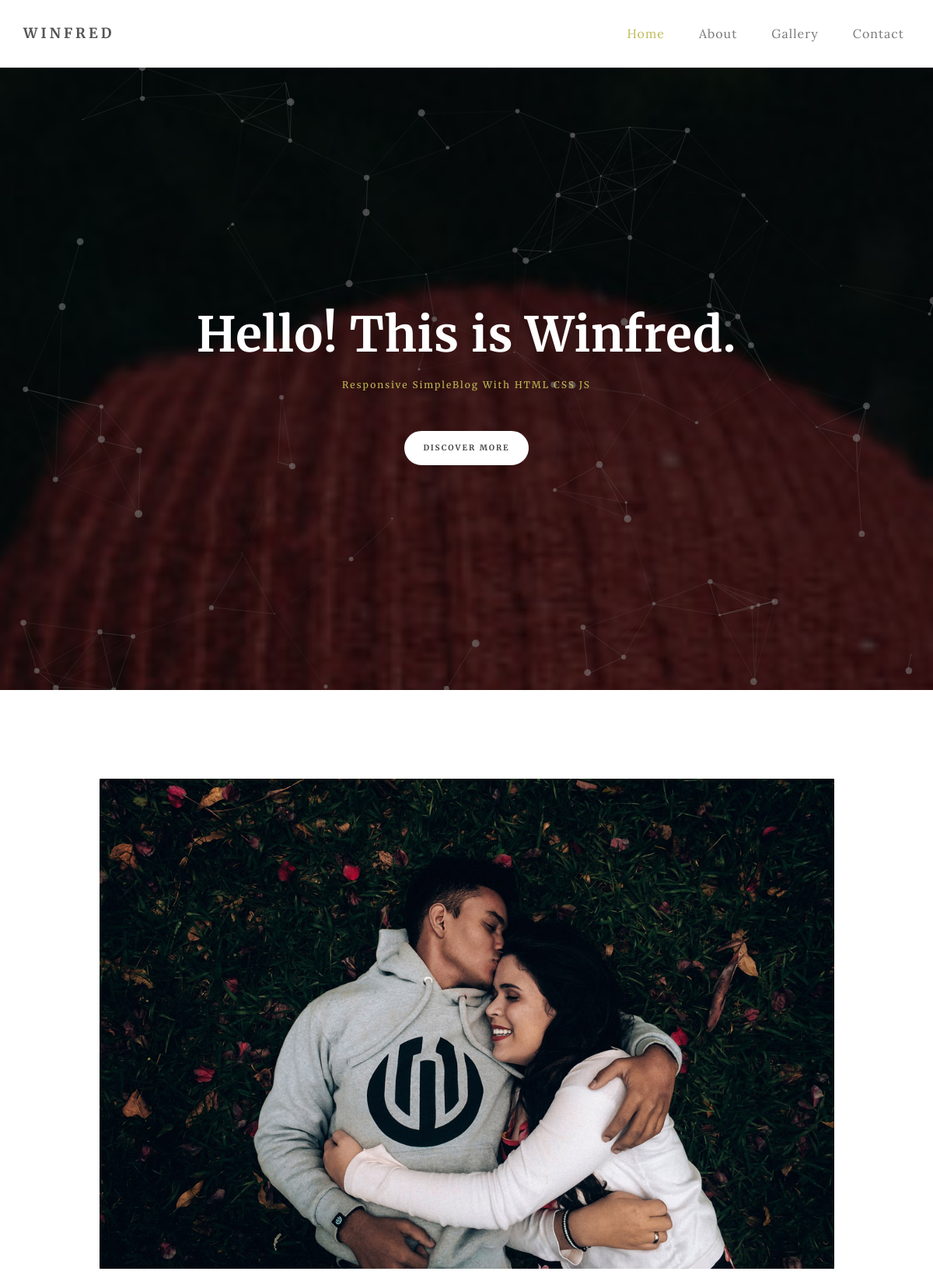
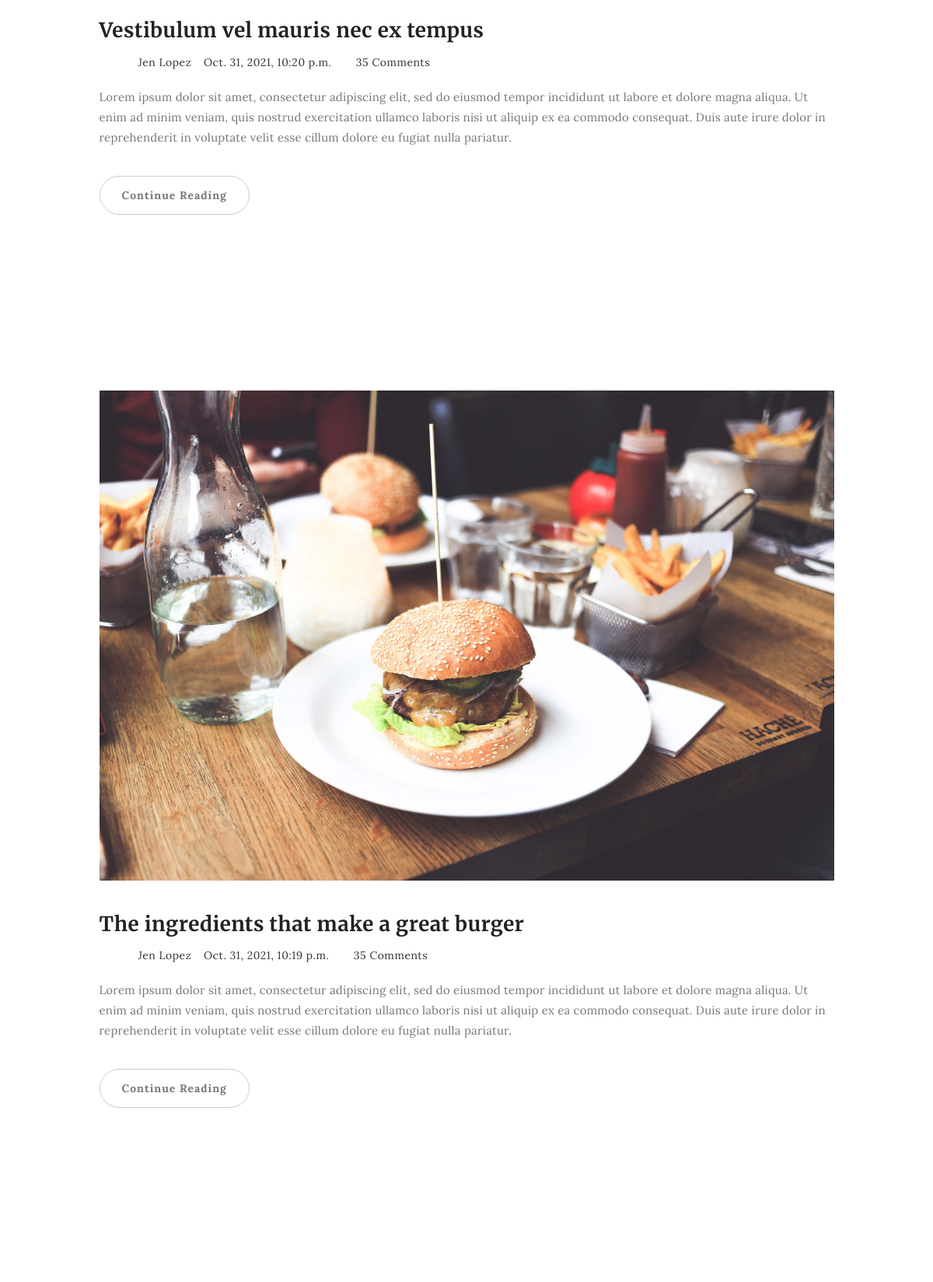
The page / (upper part) on the database its author committed (2 pictures, top to bottom).
### blog/models.py (models this page shows)
class Post(models.Model):
    author = models.CharField(max_length=100)
    image = models.ImageField(upload_to = 'images')
    title = models.CharField(max_length=100)
    content = models.TextField()
    date_posted = models.DateTimeField(default=timezone.now)

### blog/views.py (the view)
# urls.py: path('', views.Index.as_view(), name='index'),
class Index(ListView):
    model = Post
    context_object_name = 'posts'
    template_name = 'blog/index.html'
    ordering = ['-date_posted']

### blog/templates/blog/index.html (shortened to what this page needs)
{% load static %}
<!DOCTYPE html>
<html lang="en">
<head>
<link rel="stylesheet" href="{% static 'blog/bootstrap.min.css' %}">
<link rel="stylesheet" href="{% static 'blog/font-awesome.min.css' %} ">
<link rel="stylesheet" href="{% static 'blog/style.css' %}">
</head>
<body>
<div class="navbar navbar-default navbar-static-top" role="navigation">
     <div class="container">
          <div class="navbar-header">
               <a href="index.html" class="navbar-brand">Winfred</a>
          </div>
          <div class="collapse navbar-collapse">
               <ul class="nav navbar-nav navbar-right">
                    <li class="active"><a href="{% url 'index' %}">Home</a></li>
                    <li><a href="{% url 'about' %}">About</a></li>
                    <li><a href="{% url 'gallery' %}">Gallery</a></li>
                    <li><a href="{% url 'contact' %}">Contact</a></li>
               </ul>
          </div>
  </div>
</div>
<section id="home" class="main-home parallax-section">
     <div id="particles-js"></div>
     <div class="container">
          <div class="row">
               <div class="col-md-12 col-sm-12">
               {% block header %}
                    <h1>Hello! This is Winfred.</h1>
                    <h4>Responsive SimpleBlog With HTML CSS JS</h4>
                    <a href="#blog" class="smoothScroll btn btn-default">Discover More</a>
               {% endblock header %}
               </div>
          </div>
     </div>
</section>
{% block content %}
{% for post in posts %}
     <section id="blog">
          <div class="container">
               <div class="row">
                    <div class="col-md-offset-1 col-md-10 col-sm-12">
                         <div class="blog-post-thumb">
                              <div class="blog-post-image">
                                   <a href="{% url 'comment-page' %}">
                                        <img src="{{post.image.url}}" class="img-responsive" alt="Blog Image">
                                   </a>
                              </div>
                              <div class="blog-post-title">
                                   <h3><a href="{% url 'comment-page' %}">{{post.title}}</a></h3>
                              </div>
                              <div class="blog-post-format">
                                   <span><a href="#"><img src="{{profile.image.url}}" class="img-responsive img-circle"> Jen Lopez</a></span>
                                   <span>{{post.date_posted}}</span>
                                   <span><a href="#"><i class="fa fa-comment-o"></i> 35 Comments</a></span>
                              </div>
                              <div class="blog-post-des">
                                   <p>{{post.content}}</p>
                                   <a href="{% url 'comment-page' %}" class="btn btn-default">Continue Reading</a>
                              </div>
                         </div>
                    </div>
               </div>
          </div>
     </section>
{% endfor %}
{% endblock content %}
</body>
</html>

### blog/static/blog/style.css (style rules this page uses)
body { background: #ffffff; font-family: 'Lora', serif; font-style: normal; font-weight: 300; overflow-x: hidden; }
h1,h2,h3,h4,h5,h6 { font-family: 'Merriweather', serif; font-style: normal; font-weight: bold; letter-spacing: 0.5px; }
h1 { font-size: 62px; padding-bottom: 14px; margin-bottom: 0px; }
h2,h3 { padding-bottom: 6px; }
h3 { font-size: 26px; }
h4 { color: #666; font-size: 12px; font-weight: normal; letter-spacing: 2px; }
p { color: #777; font-size: 15px; font-weight: 300; line-height: 26px; letter-spacing: 0.2px; }
html { -webkit-font-smoothing: antialiased; }
a { color: #4d638c; -webkit-transition: 0.5s; -o-transition: 0.5s; transition: 0.5s; text-decoration: none !important; }
* { -webkit-box-sizing: border-box; -moz-box-sizing: border-box; box-sizing: border-box; }
*:before, *:after { -webkit-box-sizing: border-box; -moz-box-sizing: border-box; box-sizing: border-box; }
#about, #gallery, #contact, #blog, #blog-single-post { padding-top: 60px; padding-bottom: 80px; }
.parallax-section { background-attachment: fixed !important; background-size: cover !important; overflow: hidden; }
.navbar-default { background: #ffffff; margin: 0 !important; padding: 18px 0; }
.navbar-default .navbar-brand { color: #555; font-family: 'Merriweather', serif; font-weight: bold; text-transform: uppercase; letter-spacing: 4px; margin: 0; }
.navbar-default .navbar-nav li a { color: #777; font-size: 16px; letter-spacing: 1px; -webkit-transition: all 0.4s ease-in-out; transition: all 0.4s ease-in-out; padding-right: 22px; padding-left: 22px; }
.navbar-default .navbar-nav li a:hover, .navbar-default .navbar-nav .active > a { color: #bfba55; }
.navbar-default .navbar-nav > .active > a, .navbar-default .navbar-nav > .active > a:hover, .navbar-default .navbar-nav > .active > a:focus { color: #bfba55; background-color: transparent; }
#home { background-size: cover; background-position: center center; color: #ffffff; display: -webkit-box; display: -webkit-flex; display: -ms-flexbox; display: flex; -webkit-box-align: center; -webkit-align-items: center; -ms-flex-align: center; align-items: center; position: relative; text-align: center; }
.main-home { background: url('pics/home-bg.jpg') no-repeat; height: 100vh; }
#particles-js { position: absolute; width: 100%; height: 100vh; top: 0; left: 0; }
#home h4 { color: #bfba55; }
#home .btn { background: #ffffff; border: 2px solid #ffffff; border-radius: 100px; color: #444; font-family: 'Merriweather', serif; font-size: 10px; font-weight: bold; letter-spacing: 2px; text-transform: uppercase; padding: 13px 22px; margin-top: 42px; transition: all 0.4s ease-in-out; }
.blog-post-thumb { border-bottom: 1px solid #f0f0f0; padding-top: 32px; padding-bottom: 62px; margin-bottom: 32px; }
.blog-post-thumb:last-child { border-bottom: 0px; padding-bottom: 32px; margin-bottom: 0px; }
.blog-post-image, .blog-post-video { padding-top: 22px; padding-bottom: 22px; width: 100%; }
#about img, .blog-post-image img { border-radius: 1px; }
.blog-post-title a { color: #222; }
.blog-post-format { padding-bottom: 22px; }
.blog-post-format span { letter-spacing: 0.5px; padding-right: 12px; }
.blog-post-format span a { color: #333; }
.blog-post-des .btn { border-radius: 100px; color: #777; font-weight: bold; letter-spacing: 1px; padding: 14px 28px; margin-top: 26px; transition: all 0.4s ease-in-out; }

### rows shown on the page
Post: image (picture), title "Vestibulum vel mauris nec ex tempus", date_posted "Oct. 31, 2021, 10:20 p.m.", content "Lorem ipsum dolor sit amet, consectetur adipiscing elit, sed do eiusmod tempor incididunt ut labore et dolore magna aliqua. Ut enim ad minim veniam, quis nostrud exercitation ullamco laboris nisi ut aliquip ex ea commodo consequat. Duis aute irure dolor in reprehenderit in voluptate velit esse cillum dolore eu fugiat nulla pariatur."
Post: image (picture), title "The ingredients that make a great burger", date_posted "Oct. 31, 2021, 10:19 p.m.", content "Lorem ipsum dolor sit amet, consectetur adipiscing elit, sed do eiusmod tempor incididunt ut labore et dolore magna aliqua. Ut enim ad minim veniam, quis nostrud exercitation ullamco laboris nisi ut aliquip ex ea commodo consequat. Duis aute irure dolor in reprehenderit in voluptate velit esse cillum dolore eu fugiat nulla pariatur."
